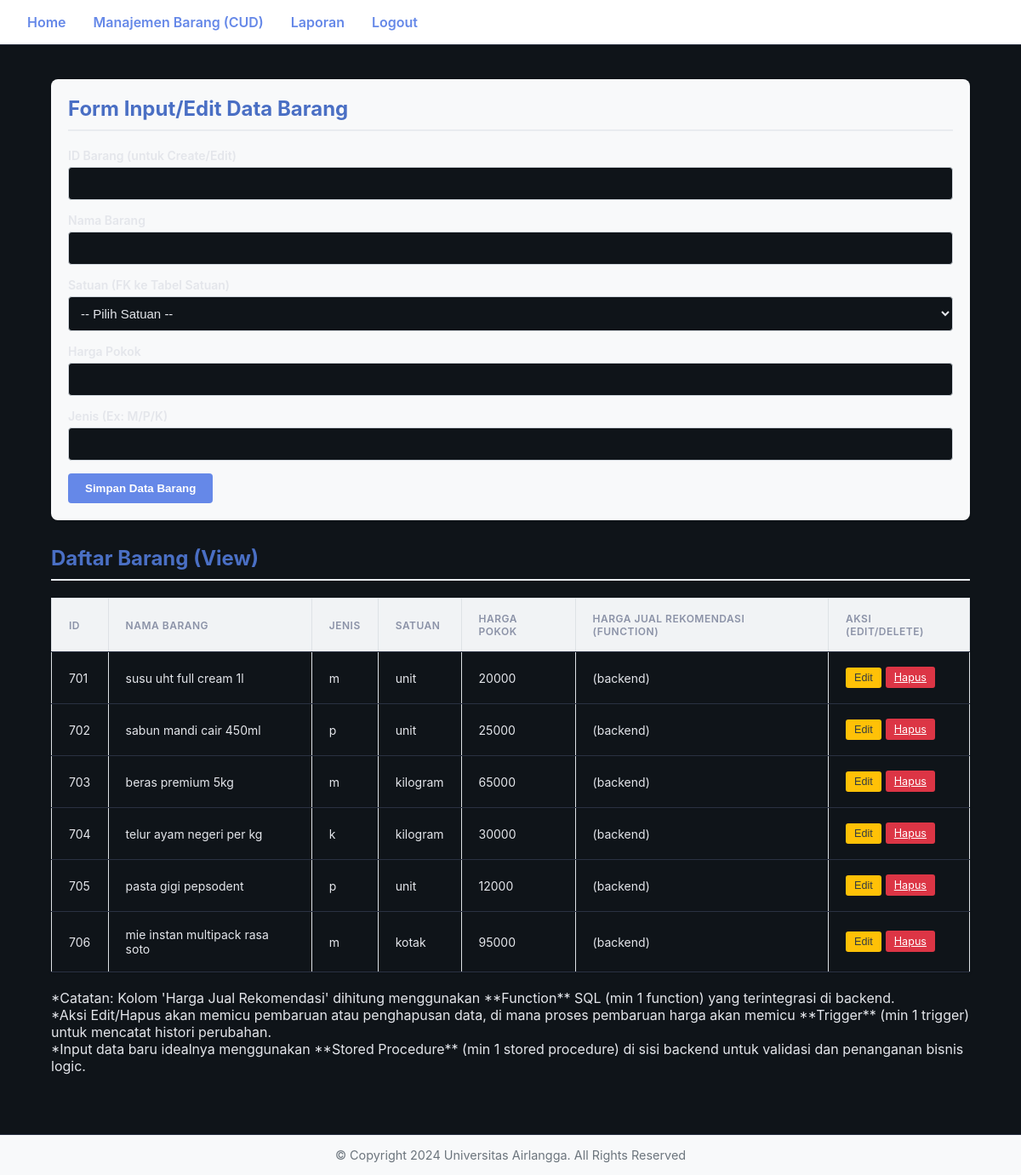
The page / on the database its author committed.
### tables this page shows
create table barang (
idbarang INT not null,
jenis CHAR(1),
nama VARCHAR(45) not null,
idsatuan INT not null,
harga INT,
status TINYINT
);

create table satuan(
idsatuan INT not null,
nama_satuan VARCHAR(45)not null,
status TINYINT
);

### index.php (the view, shortened to what this page needs)
<?php
require_once 'config/dbconnect.php';
?>
<!DOCTYPE html>
<html lang="id">
<head>
    <link rel="stylesheet" href="assets/css/style.css">
</head>
<body>
    <header class="top-nav">
        <nav>
            <ul>
                <li><a href="index.html">Home</a></li>
                <li><a href="#">Manajemen Barang (CUD)</a></li>
                <li><a href="#">Laporan</a></li>
                <li><a href="login.php">Logout</a></li>
            </ul>
        </nav>
    </header>
    <div class="page-container">
        <div class="form-section">
            <h2>Form Input/Edit Data Barang</h2>
            <form action="backend_handler.php" method="POST">
                <div class="form-group">
                    <label for="idbarang">ID Barang (untuk Create/Edit)</label>
                    <input type="text" id="idbarang" name="idbarang" required>
                </div>
                <div class="form-group">
                    <label for="nama">Nama Barang</label>
                    <input type="text" id="nama" name="nama" required>
                </div>
                <div class="form-group">
                    <label for="idsatuan">Satuan (FK ke Tabel Satuan)</label>
                    <select id="idsatuan" name="idsatuan" required>
                        <option value="">-- Pilih Satuan --</option>
                    </select>
                </div>
                <div class="form-group">
                    <label for="harga">Harga Pokok</label>
                    <input type="number" id="harga" name="harga" required min="100">
                </div>
                <div class="form-group">
                    <label for="jenis">Jenis (Ex: M/P/K)</label>
                    <input type="text" id="jenis" name="jenis" maxlength="1">
                </div>
                <button type="submit" class="btn-submit">Simpan Data Barang</button>
            </form>
        </div>
        <div class="view-section">
            <h2>Daftar Barang (View)</h2>
            <table>
                <thead>
                    <tr>
                        <th>ID</th>
                        <th>Nama Barang</th>
                        <th>Jenis</th>
                        <th>Satuan</th>
                        <th>Harga Pokok</th>
                        <th>Harga Jual Rekomendasi (Function)</th>
                        <th>Aksi (Edit/Delete)</th>
                    </tr>
                </thead>
                <tbody>
                    <?php
                    $sql = "SELECT b.idbarang, b.nama, b.jenis, s.nama_satuan, b.harga
                            FROM barang b
                            JOIN satuan s ON b.idsatuan = s.idsatuan
                            WHERE b.status = 1
                            ORDER BY b.idbarang ASC";
                    $result = $dbconn->query($sql);
                    if ($result->num_rows > 0) {
                        while($row = $result->fetch_assoc()) {
                            echo "<tr>";
                            echo "<td>" . htmlspecialchars($row['idbarang']) . "</td>";
                            echo "<td>" . htmlspecialchars($row['nama']) . "</td>";
                            echo "<td>" . htmlspecialchars($row['jenis']) . "</td>";
                            echo "<td>" . htmlspecialchars($row['nama_satuan']) . "</td>";
                            echo "<td>" . htmlspecialchars($row['harga']) . "</td>";
                            echo "<td>(backend)</td>";
                            echo "<td>";
                            echo "<button class='btn-edit' onclick=\"loadEditForm('" . htmlspecialchars($row['idbarang']) . "', '" . htmlspecialchars(addslashes($row['nama'])) . "', '" . htmlspecialchars($row['idsatuan']) . "', '" . htmlspecialchars($row['harga']) . "', '" . htmlspecialchars($row['jenis']) . "')\">Edit</button>";
                            echo "<a href='backend_handler.php?action=delete&id=" . htmlspecialchars($row['idbarang']) . "' class='btn-delete' onclick=\"return confirm('Yakin hapus barang " . htmlspecialchars($row['idbarang']) . "?')\">Hapus</a>";
                            echo "</td>";
                            echo "</tr>";
                        }
                    } else {
                        echo "<tr><td colspan='7' style='text-align:center;'>Tidak ada data barang.</td></tr>";
                    }
                    ?>
                </tbody>
            </table>
            <p style="margin-top: 20px;">*Catatan: Kolom 'Harga Jual Rekomendasi' dihitung menggunakan **Function** SQL (min 1 function) yang terintegrasi di backend.</p>
            <p>*Aksi Edit/Hapus akan memicu pembaruan atau penghapusan data, di mana proses pembaruan harga akan memicu **Trigger** (min 1 trigger) untuk mencatat histori perubahan.</p>
            <p>*Input data baru idealnya menggunakan **Stored Procedure** (min 1 stored procedure) di sisi backend untuk validasi dan penanganan bisnis logic.</p>
        </div>
    </div>
    <footer>
        <p>&copy; Copyright 2024 Universitas Airlangga. All Rights Reserved</p>
    </footer>
</body>
</html>

### css/style.css (style rules this page uses)
* { margin: 0; padding: 0; box-sizing: border-box; }
body { font-family: -apple-system, BlinkMacSystemFont, 'Segoe UI', 'Inter', Roboto, 'Helvetica Neue', Arial, sans-serif; background: #0f1419; min-height: 100vh; color: #e4e6eb; }
header { background: #1a1f2e; color: #ffffff; padding: 16px 0; box-shadow: 0 2px 8px rgba(0, 0, 0, 0.4); border-bottom: 1px solid #2a3142; }
.form-group { margin-bottom: 24px; }
.form-group label { display: block; margin-bottom: 8px; color: #e4e6eb; font-weight: 600; font-size: 14px; }
.form-group input, .form-group select { width: 100%; padding: 14px 16px; border: 1px solid #2a3142; border-radius: 10px; font-size: 15px; background: #0f1419; color: #e4e6eb; transition: all 0.3s ease; }
table { width: 100%; border-collapse: collapse; }
table thead { background: rgba(0, 0, 0, 0.2); }
table th { padding: 16px 20px; text-align: left; font-weight: 600; color: #8b92a7; border-bottom: 1px solid #2a3142; text-transform: uppercase; font-size: 12px; letter-spacing: 0.5px; }
table td { padding: 18px 20px; border-bottom: 1px solid #2a3142; color: #e4e6eb; font-size: 14px; }
table tbody tr { transition: all 0.2s ease; }
footer { background: #1a1f2e; padding: 24px; text-align: center; color: #8b92a7; border-top: 1px solid #2a3142; margin-top: 60px; font-size: 14px; }
footer p { margin: 0; }

### index.php (style rules this page uses)
.top-nav { background-color: white; box-shadow: 0 2px 4px rgba(0, 0, 0, 0.1); padding: 1rem 2rem; margin-bottom: 20px; }
.top-nav nav { display: flex; justify-content: space-between; align-items: center; }
.top-nav nav ul { list-style: none; display: flex; gap: 2rem; margin: 0; padding: 0; }
.top-nav nav ul li a { text-decoration: none; color: #6588e8; font-weight: 600; transition: color 0.3s; }
.page-container { width: 90%; margin: 0 auto; padding: 20px 0; }
.form-section { background-color: #f8f9fa; padding: 20px; border-radius: 8px; box-shadow: 0 1px 3px rgba(0, 0, 0, 0.1); margin-bottom: 30px; }
.form-section h2 { color: #4a6fc4; border-bottom: 2px solid #e9ecef; padding-bottom: 10px; margin-bottom: 20px; }
.form-group { margin-bottom: 15px; }
.form-group label { display: block; margin-bottom: 5px; font-weight: 600; }
.form-group input[type="text"], .form-group input[type="number"], .form-group select { width: 100%; padding: 10px; border: 1px solid #ced4da; border-radius: 4px; box-sizing: border-box; }
.btn-submit { background-color: #6588e8; color: white; padding: 10px 20px; border: none; border-radius: 4px; cursor: pointer; font-weight: 600; }
.view-section h2 { color: #4a6fc4; border-bottom: 2px solid #e9ecef; padding-bottom: 10px; margin-bottom: 20px; }
table { width: 100%; border-collapse: collapse; box-shadow: 0 1px 3px rgba(0, 0, 0, 0.1); }
th, td { border: 1px solid #dee2e6; padding: 12px 15px; text-align: left; }
th { background-color: #f1f3f5; color: #343a40; font-weight: 700; }
.btn-edit, .btn-delete { padding: 5px 10px; border: none; border-radius: 3px; cursor: pointer; margin-right: 5px; font-size: 0.9em; }
.btn-edit { background-color: #ffc107; color: #343a40; }
.btn-delete { background-color: #dc3545; color: white; }
footer { margin-top: 50px; padding: 15px; background-color: #f8f9fa; text-align: center; font-size: 0.9em; color: #6c757d; }

### rows shown on the page
barang: idbarang "701", nama "susu uht full cream 1l", jenis "m", idsatuan.nama_satuan "unit", harga "20000"
barang: idbarang "702", nama "sabun mandi cair 450ml", jenis "p", idsatuan.nama_satuan "unit", harga "25000"
barang: idbarang "703", nama "beras premium 5kg", jenis "m", idsatuan.nama_satuan "kilogram", harga "65000"
barang: idbarang "704", nama "telur ayam negeri per kg", jenis "k", idsatuan.nama_satuan "kilogram", harga "30000"
barang: idbarang "705", nama "pasta gigi pepsodent", jenis "p", idsatuan.nama_satuan "unit", harga "12000"
barang: idbarang "706", nama "mie instan multipack rasa soto", jenis "m", idsatuan.nama_satuan "kotak", harga "95000"
